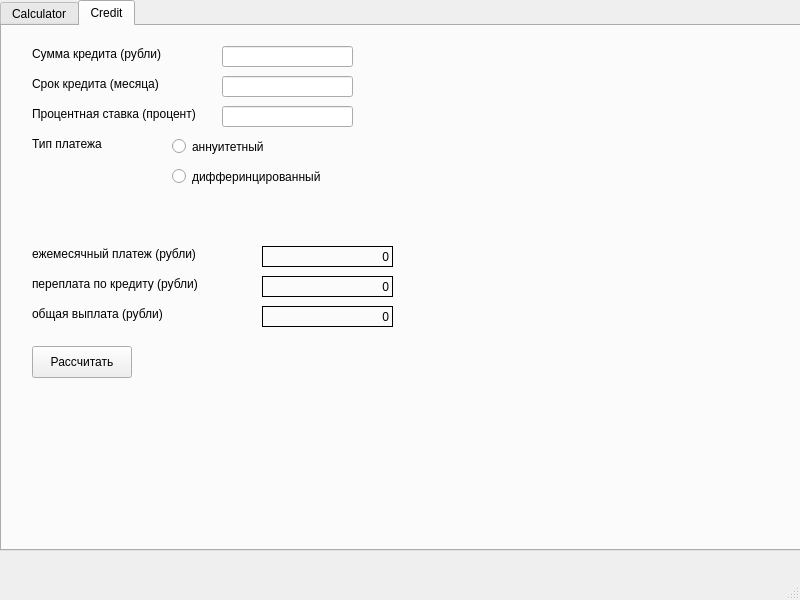
<?xml version="1.0" encoding="UTF-8"?>
<ui version="4.0">
 <class>MainWindow</class>
 <widget class="QMainWindow" name="MainWindow">
  <property name="geometry">
   <rect>
    <x>0</x>
    <y>0</y>
    <width>800</width>
    <height>600</height>
   </rect>
  </property>
  <property name="windowTitle">
   <string>MainWindow</string>
  </property>
  <widget class="QWidget" name="centralwidget">
   <widget class="QTabWidget" name="tabWidget">
    <property name="geometry">
     <rect>
      <x>0</x>
      <y>0</y>
      <width>801</width>
      <height>551</height>
     </rect>
    </property>
    <property name="currentIndex">
     <number>1</number>
    </property>
    <widget class="QWidget" name="calculator">
     <attribute name="title">
      <string>Calculator</string>
     </attribute>
     <widget class="QLabel" name="res_label">
      <property name="enabled">
       <bool>true</bool>
      </property>
      <property name="geometry">
       <rect>
        <x>20</x>
        <y>20</y>
        <width>391</width>
        <height>21</height>
       </rect>
      </property>
      <property name="cursor">
       <cursorShape>ArrowCursor</cursorShape>
      </property>
      <property name="mouseTracking">
       <bool>true</bool>
      </property>
      <property name="acceptDrops">
       <bool>true</bool>
      </property>
      <property name="frameShape">
       <enum>QFrame::Box</enum>
      </property>
      <property name="text">
       <string>0</string>
      </property>
      <property name="alignment">
       <set>Qt::AlignRight|Qt::AlignTrailing|Qt::AlignVCenter</set>
      </property>
     </widget>
     <widget class="QPushButton" name="pushButton_1">
      <property name="enabled">
       <bool>true</bool>
      </property>
      <property name="geometry">
       <rect>
        <x>20</x>
        <y>200</y>
        <width>41</width>
        <height>51</height>
       </rect>
      </property>
      <property name="text">
       <string>1</string>
      </property>
     </widget>
     <widget class="QPushButton" name="pushButton_2">
      <property name="enabled">
       <bool>true</bool>
      </property>
      <property name="geometry">
       <rect>
        <x>70</x>
        <y>200</y>
        <width>41</width>
        <height>51</height>
       </rect>
      </property>
      <property name="text">
       <string>2</string>
      </property>
     </widget>
     <widget class="QPushButton" name="pushButton_3">
      <property name="enabled">
       <bool>true</bool>
      </property>
      <property name="geometry">
       <rect>
        <x>120</x>
        <y>200</y>
        <width>41</width>
        <height>51</height>
       </rect>
      </property>
      <property name="text">
       <string>3</string>
      </property>
     </widget>
     <widget class="QPushButton" name="pushButton_5">
      <property name="enabled">
       <bool>true</bool>
      </property>
      <property name="geometry">
       <rect>
        <x>70</x>
        <y>150</y>
        <width>41</width>
        <height>51</height>
       </rect>
      </property>
      <property name="text">
       <string>5</string>
      </property>
     </widget>
     <widget class="QPushButton" name="pushButton_6">
      <property name="enabled">
       <bool>true</bool>
      </property>
      <property name="geometry">
       <rect>
        <x>120</x>
        <y>150</y>
        <width>41</width>
        <height>51</height>
       </rect>
      </property>
      <property name="text">
       <string>6</string>
      </property>
     </widget>
     <widget class="QPushButton" name="pushButton_4">
      <property name="enabled">
       <bool>true</bool>
      </property>
      <property name="geometry">
       <rect>
        <x>20</x>
        <y>150</y>
        <width>41</width>
        <height>51</height>
       </rect>
      </property>
      <property name="text">
       <string>4</string>
      </property>
     </widget>
     <widget class="QPushButton" name="pushButton_8">
      <property name="enabled">
       <bool>true</bool>
      </property>
      <property name="geometry">
       <rect>
        <x>70</x>
        <y>100</y>
        <width>41</width>
        <height>51</height>
       </rect>
      </property>
      <property name="text">
       <string>8</string>
      </property>
     </widget>
     <widget class="QPushButton" name="pushButton_9">
      <property name="enabled">
       <bool>true</bool>
      </property>
      <property name="geometry">
       <rect>
        <x>120</x>
        <y>100</y>
        <width>41</width>
        <height>51</height>
       </rect>
      </property>
      <property name="text">
       <string>9</string>
      </property>
     </widget>
     <widget class="QPushButton" name="pushButton_7">
      <property name="enabled">
       <bool>true</bool>
      </property>
      <property name="geometry">
       <rect>
        <x>20</x>
        <y>100</y>
        <width>41</width>
        <height>51</height>
       </rect>
      </property>
      <property name="text">
       <string>7</string>
      </property>
     </widget>
     <widget class="QPushButton" name="pushButton_0">
      <property name="enabled">
       <bool>true</bool>
      </property>
      <property name="geometry">
       <rect>
        <x>20</x>
        <y>250</y>
        <width>91</width>
        <height>51</height>
       </rect>
      </property>
      <property name="text">
       <string>0</string>
      </property>
     </widget>
     <widget class="QPushButton" name="pushButton_dot">
      <property name="enabled">
       <bool>true</bool>
      </property>
      <property name="geometry">
       <rect>
        <x>120</x>
        <y>250</y>
        <width>41</width>
        <height>51</height>
       </rect>
      </property>
      <property name="text">
       <string>.</string>
      </property>
     </widget>
     <widget class="QPushButton" name="pushButton_equal">
      <property name="enabled">
       <bool>true</bool>
      </property>
      <property name="geometry">
       <rect>
        <x>170</x>
        <y>250</y>
        <width>41</width>
        <height>51</height>
       </rect>
      </property>
      <property name="text">
       <string>=</string>
      </property>
     </widget>
     <widget class="QPushButton" name="pushButton_plus">
      <property name="enabled">
       <bool>true</bool>
      </property>
      <property name="geometry">
       <rect>
        <x>170</x>
        <y>200</y>
        <width>41</width>
        <height>51</height>
       </rect>
      </property>
      <property name="text">
       <string>+</string>
      </property>
     </widget>
     <widget class="QPushButton" name="pushButton_minus">
      <property name="enabled">
       <bool>true</bool>
      </property>
      <property name="geometry">
       <rect>
        <x>170</x>
        <y>150</y>
        <width>41</width>
        <height>51</height>
       </rect>
      </property>
      <property name="text">
       <string>-</string>
      </property>
     </widget>
     <widget class="QPushButton" name="pushButton_mult">
      <property name="enabled">
       <bool>true</bool>
      </property>
      <property name="geometry">
       <rect>
        <x>170</x>
        <y>100</y>
        <width>41</width>
        <height>51</height>
       </rect>
      </property>
      <property name="text">
       <string>x</string>
      </property>
     </widget>
     <widget class="QPushButton" name="pushButton_div">
      <property name="enabled">
       <bool>true</bool>
      </property>
      <property name="geometry">
       <rect>
        <x>170</x>
        <y>50</y>
        <width>41</width>
        <height>51</height>
       </rect>
      </property>
      <property name="text">
       <string>/</string>
      </property>
     </widget>
     <widget class="QPushButton" name="pushButton_AC">
      <property name="enabled">
       <bool>true</bool>
      </property>
      <property name="geometry">
       <rect>
        <x>20</x>
        <y>50</y>
        <width>141</width>
        <height>51</height>
       </rect>
      </property>
      <property name="text">
       <string>AC</string>
      </property>
     </widget>
     <widget class="QPushButton" name="pushButton_left_br">
      <property name="enabled">
       <bool>true</bool>
      </property>
      <property name="geometry">
       <rect>
        <x>220</x>
        <y>50</y>
        <width>91</width>
        <height>51</height>
       </rect>
      </property>
      <property name="text">
       <string>(</string>
      </property>
     </widget>
     <widget class="QPushButton" name="pushButton_right_br">
      <property name="enabled">
       <bool>true</bool>
      </property>
      <property name="geometry">
       <rect>
        <x>320</x>
        <y>50</y>
        <width>91</width>
        <height>51</height>
       </rect>
      </property>
      <property name="text">
       <string>)</string>
      </property>
     </widget>
     <widget class="QPushButton" name="pushButton_pow">
      <property name="enabled">
       <bool>true</bool>
      </property>
      <property name="geometry">
       <rect>
        <x>370</x>
        <y>150</y>
        <width>41</width>
        <height>51</height>
       </rect>
      </property>
      <property name="text">
       <string>^</string>
      </property>
     </widget>
     <widget class="QPushButton" name="pushButton_log">
      <property name="enabled">
       <bool>true</bool>
      </property>
      <property name="geometry">
       <rect>
        <x>370</x>
        <y>100</y>
        <width>41</width>
        <height>51</height>
       </rect>
      </property>
      <property name="text">
       <string>log</string>
      </property>
     </widget>
     <widget class="QPushButton" name="pushButton_mod">
      <property name="enabled">
       <bool>true</bool>
      </property>
      <property name="geometry">
       <rect>
        <x>220</x>
        <y>100</y>
        <width>41</width>
        <height>51</height>
       </rect>
      </property>
      <property name="text">
       <string>mod</string>
      </property>
     </widget>
     <widget class="QPushButton" name="pushButton_sin">
      <property name="enabled">
       <bool>true</bool>
      </property>
      <property name="geometry">
       <rect>
        <x>220</x>
        <y>150</y>
        <width>91</width>
        <height>51</height>
       </rect>
      </property>
      <property name="text">
       <string>sin</string>
      </property>
     </widget>
     <widget class="QPushButton" name="pushButton_cos">
      <property name="enabled">
       <bool>true</bool>
      </property>
      <property name="geometry">
       <rect>
        <x>220</x>
        <y>200</y>
        <width>91</width>
        <height>51</height>
       </rect>
      </property>
      <property name="text">
       <string>cos</string>
      </property>
     </widget>
     <widget class="QPushButton" name="pushButton_tan">
      <property name="enabled">
       <bool>true</bool>
      </property>
      <property name="geometry">
       <rect>
        <x>220</x>
        <y>250</y>
        <width>91</width>
        <height>51</height>
       </rect>
      </property>
      <property name="text">
       <string>tan</string>
      </property>
     </widget>
     <widget class="QPushButton" name="pushButton_asin">
      <property name="enabled">
       <bool>true</bool>
      </property>
      <property name="geometry">
       <rect>
        <x>320</x>
        <y>150</y>
        <width>41</width>
        <height>51</height>
       </rect>
      </property>
      <property name="text">
       <string>asin</string>
      </property>
     </widget>
     <widget class="QPushButton" name="pushButton_acos">
      <property name="enabled">
       <bool>true</bool>
      </property>
      <property name="geometry">
       <rect>
        <x>320</x>
        <y>200</y>
        <width>41</width>
        <height>51</height>
       </rect>
      </property>
      <property name="text">
       <string>acos</string>
      </property>
     </widget>
     <widget class="QPushButton" name="pushButton_atan">
      <property name="enabled">
       <bool>true</bool>
      </property>
      <property name="geometry">
       <rect>
        <x>320</x>
        <y>250</y>
        <width>41</width>
        <height>51</height>
       </rect>
      </property>
      <property name="text">
       <string>atan</string>
      </property>
     </widget>
     <widget class="QPushButton" name="pushButton_sqrt">
      <property name="enabled">
       <bool>true</bool>
      </property>
      <property name="geometry">
       <rect>
        <x>270</x>
        <y>100</y>
        <width>41</width>
        <height>51</height>
       </rect>
      </property>
      <property name="text">
       <string>sqrt</string>
      </property>
     </widget>
     <widget class="QPushButton" name="pushButton_ln">
      <property name="enabled">
       <bool>true</bool>
      </property>
      <property name="geometry">
       <rect>
        <x>320</x>
        <y>100</y>
        <width>41</width>
        <height>51</height>
       </rect>
      </property>
      <property name="text">
       <string>ln</string>
      </property>
     </widget>
     <widget class="QPushButton" name="pushButton_del_last">
      <property name="enabled">
       <bool>true</bool>
      </property>
      <property name="geometry">
       <rect>
        <x>370</x>
        <y>200</y>
        <width>41</width>
        <height>51</height>
       </rect>
      </property>
      <property name="text">
       <string>&lt;-</string>
      </property>
     </widget>
     <widget class="QPushButton" name="pushButton_x">
      <property name="enabled">
       <bool>true</bool>
      </property>
      <property name="geometry">
       <rect>
        <x>370</x>
        <y>250</y>
        <width>41</width>
        <height>51</height>
       </rect>
      </property>
      <property name="text">
       <string>X</string>
      </property>
     </widget>
     <widget class="QLineEdit" name="lineEdit_Ymax">
      <property name="enabled">
       <bool>true</bool>
      </property>
      <property name="geometry">
       <rect>
        <x>350</x>
        <y>409</y>
        <width>81</width>
        <height>21</height>
       </rect>
      </property>
      <property name="text">
       <string>100</string>
      </property>
     </widget>
     <widget class="QLabel" name="label_ymax">
      <property name="enabled">
       <bool>true</bool>
      </property>
      <property name="geometry">
       <rect>
        <x>289</x>
        <y>409</y>
        <width>52</width>
        <height>21</height>
       </rect>
      </property>
      <property name="text">
       <string>Y max = </string>
      </property>
     </widget>
     <widget class="QLabel" name="label_xmin">
      <property name="enabled">
       <bool>true</bool>
      </property>
      <property name="geometry">
       <rect>
        <x>289</x>
        <y>316</y>
        <width>49</width>
        <height>21</height>
       </rect>
      </property>
      <property name="text">
       <string>X min = </string>
      </property>
     </widget>
     <widget class="QLineEdit" name="lineEdit_Ymin">
      <property name="enabled">
       <bool>true</bool>
      </property>
      <property name="geometry">
       <rect>
        <x>350</x>
        <y>378</y>
        <width>81</width>
        <height>21</height>
       </rect>
      </property>
      <property name="text">
       <string>-100</string>
      </property>
     </widget>
     <widget class="QLabel" name="label_ymin">
      <property name="enabled">
       <bool>true</bool>
      </property>
      <property name="geometry">
       <rect>
        <x>289</x>
        <y>378</y>
        <width>49</width>
        <height>21</height>
       </rect>
      </property>
      <property name="text">
       <string>Y min = </string>
      </property>
     </widget>
     <widget class="QLineEdit" name="lineEdit_Xmax">
      <property name="enabled">
       <bool>true</bool>
      </property>
      <property name="geometry">
       <rect>
        <x>350</x>
        <y>347</y>
        <width>81</width>
        <height>21</height>
       </rect>
      </property>
      <property name="text">
       <string>100</string>
      </property>
     </widget>
     <widget class="QLabel" name="label_h">
      <property name="enabled">
       <bool>true</bool>
      </property>
      <property name="geometry">
       <rect>
        <x>289</x>
        <y>440</y>
        <width>23</width>
        <height>21</height>
       </rect>
      </property>
      <property name="text">
       <string>h = </string>
      </property>
     </widget>
     <widget class="QLineEdit" name="lineEdit_Xmin">
      <property name="enabled">
       <bool>true</bool>
      </property>
      <property name="geometry">
       <rect>
        <x>350</x>
        <y>316</y>
        <width>81</width>
        <height>21</height>
       </rect>
      </property>
      <property name="text">
       <string>-100</string>
      </property>
     </widget>
     <widget class="QLineEdit" name="lineEdit_h">
      <property name="enabled">
       <bool>true</bool>
      </property>
      <property name="geometry">
       <rect>
        <x>350</x>
        <y>440</y>
        <width>58</width>
        <height>21</height>
       </rect>
      </property>
      <property name="text">
       <string>0.01</string>
      </property>
     </widget>
     <widget class="QLabel" name="label_xmax">
      <property name="enabled">
       <bool>true</bool>
      </property>
      <property name="geometry">
       <rect>
        <x>289</x>
        <y>347</y>
        <width>53</width>
        <height>21</height>
       </rect>
      </property>
      <property name="text">
       <string>X max = </string>
      </property>
     </widget>
     <widget class="QLabel" name="label_x">
      <property name="enabled">
       <bool>true</bool>
      </property>
      <property name="geometry">
       <rect>
        <x>19</x>
        <y>310</y>
        <width>49</width>
        <height>21</height>
       </rect>
      </property>
      <property name="text">
       <string>X =</string>
      </property>
     </widget>
     <widget class="QLineEdit" name="lineEdit_X">
      <property name="enabled">
       <bool>true</bool>
      </property>
      <property name="geometry">
       <rect>
        <x>80</x>
        <y>310</y>
        <width>58</width>
        <height>21</height>
       </rect>
      </property>
      <property name="text">
       <string>0</string>
      </property>
     </widget>
     <widget class="QPushButton" name="pushButton_graph">
      <property name="enabled">
       <bool>true</bool>
      </property>
      <property name="geometry">
       <rect>
        <x>20</x>
        <y>340</y>
        <width>141</width>
        <height>51</height>
       </rect>
      </property>
      <property name="text">
       <string>Build a graph</string>
      </property>
     </widget>
     <widget class="QCustomPlot" name="widget" native="true">
      <property name="geometry">
       <rect>
        <x>430</x>
        <y>20</y>
        <width>351</width>
        <height>271</height>
       </rect>
      </property>
     </widget>
    </widget>
    <widget class="QWidget" name="credit">
     <attribute name="title">
      <string>Credit</string>
     </attribute>
     <widget class="QLabel" name="label_credit_sum">
      <property name="geometry">
       <rect>
        <x>30</x>
        <y>20</y>
        <width>171</width>
        <height>16</height>
       </rect>
      </property>
      <property name="text">
       <string>Сумма кредита (рубли)</string>
      </property>
     </widget>
     <widget class="QLineEdit" name="lineEdit_credit_sum">
      <property name="geometry">
       <rect>
        <x>220</x>
        <y>20</y>
        <width>131</width>
        <height>21</height>
       </rect>
      </property>
     </widget>
     <widget class="QLabel" name="label_time">
      <property name="geometry">
       <rect>
        <x>30</x>
        <y>50</y>
        <width>161</width>
        <height>16</height>
       </rect>
      </property>
      <property name="text">
       <string>Срок кредита (месяца)</string>
      </property>
     </widget>
     <widget class="QLineEdit" name="lineEdit_time">
      <property name="geometry">
       <rect>
        <x>220</x>
        <y>50</y>
        <width>131</width>
        <height>21</height>
       </rect>
      </property>
     </widget>
     <widget class="QLabel" name="label_percent">
      <property name="geometry">
       <rect>
        <x>30</x>
        <y>80</y>
        <width>191</width>
        <height>16</height>
       </rect>
      </property>
      <property name="text">
       <string>Процентная ставка (процент)</string>
      </property>
     </widget>
     <widget class="QLineEdit" name="lineEdit_percent">
      <property name="geometry">
       <rect>
        <x>220</x>
        <y>80</y>
        <width>131</width>
        <height>21</height>
       </rect>
      </property>
     </widget>
     <widget class="QLabel" name="label_type">
      <property name="geometry">
       <rect>
        <x>30</x>
        <y>110</y>
        <width>131</width>
        <height>16</height>
       </rect>
      </property>
      <property name="text">
       <string>Тип платежа</string>
      </property>
     </widget>
     <widget class="QRadioButton" name="radioButton_1">
      <property name="geometry">
       <rect>
        <x>170</x>
        <y>110</y>
        <width>131</width>
        <height>21</height>
       </rect>
      </property>
      <property name="text">
       <string>аннуитетный</string>
      </property>
     </widget>
     <widget class="QRadioButton" name="radioButton_2">
      <property name="geometry">
       <rect>
        <x>170</x>
        <y>140</y>
        <width>171</width>
        <height>21</height>
       </rect>
      </property>
      <property name="text">
       <string>дифферинцированный</string>
      </property>
     </widget>
     <widget class="QLabel" name="label_month_pay">
      <property name="geometry">
       <rect>
        <x>30</x>
        <y>220</y>
        <width>191</width>
        <height>16</height>
       </rect>
      </property>
      <property name="text">
       <string>ежемесячный платеж (рубли)</string>
      </property>
     </widget>
     <widget class="QLabel" name="label_overpayment">
      <property name="geometry">
       <rect>
        <x>30</x>
        <y>250</y>
        <width>201</width>
        <height>16</height>
       </rect>
      </property>
      <property name="text">
       <string>переплата по кредиту (рубли)</string>
      </property>
     </widget>
     <widget class="QLabel" name="label_full_pay">
      <property name="geometry">
       <rect>
        <x>30</x>
        <y>280</y>
        <width>191</width>
        <height>16</height>
       </rect>
      </property>
      <property name="text">
       <string>общая выплата (рубли)</string>
      </property>
     </widget>
     <widget class="QLabel" name="res_label_overpayment">
      <property name="enabled">
       <bool>true</bool>
      </property>
      <property name="geometry">
       <rect>
        <x>260</x>
        <y>250</y>
        <width>131</width>
        <height>21</height>
       </rect>
      </property>
      <property name="cursor">
       <cursorShape>ArrowCursor</cursorShape>
      </property>
      <property name="mouseTracking">
       <bool>true</bool>
      </property>
      <property name="acceptDrops">
       <bool>true</bool>
      </property>
      <property name="frameShape">
       <enum>QFrame::Box</enum>
      </property>
      <property name="text">
       <string>0</string>
      </property>
      <property name="alignment">
       <set>Qt::AlignRight|Qt::AlignTrailing|Qt::AlignVCenter</set>
      </property>
     </widget>
     <widget class="QLabel" name="res_label_full_pay">
      <property name="enabled">
       <bool>true</bool>
      </property>
      <property name="geometry">
       <rect>
        <x>260</x>
        <y>280</y>
        <width>131</width>
        <height>21</height>
       </rect>
      </property>
      <property name="cursor">
       <cursorShape>ArrowCursor</cursorShape>
      </property>
      <property name="mouseTracking">
       <bool>true</bool>
      </property>
      <property name="acceptDrops">
       <bool>true</bool>
      </property>
      <property name="frameShape">
       <enum>QFrame::Box</enum>
      </property>
      <property name="text">
       <string>0</string>
      </property>
      <property name="alignment">
       <set>Qt::AlignRight|Qt::AlignTrailing|Qt::AlignVCenter</set>
      </property>
     </widget>
     <widget class="QLabel" name="res_label_month_pay">
      <property name="enabled">
       <bool>true</bool>
      </property>
      <property name="geometry">
       <rect>
        <x>260</x>
        <y>220</y>
        <width>131</width>
        <height>21</height>
       </rect>
      </property>
      <property name="cursor">
       <cursorShape>ArrowCursor</cursorShape>
      </property>
      <property name="mouseTracking">
       <bool>true</bool>
      </property>
      <property name="acceptDrops">
       <bool>true</bool>
      </property>
      <property name="frameShape">
       <enum>QFrame::Box</enum>
      </property>
      <property name="text">
       <string>0</string>
      </property>
      <property name="alignment">
       <set>Qt::AlignRight|Qt::AlignTrailing|Qt::AlignVCenter</set>
      </property>
     </widget>
     <widget class="QPushButton" name="pushButton_calculate_credit">
      <property name="geometry">
       <rect>
        <x>30</x>
        <y>320</y>
        <width>100</width>
        <height>32</height>
       </rect>
      </property>
      <property name="text">
       <string>Рассчитать</string>
      </property>
     </widget>
    </widget>
   </widget>
  </widget>
  <widget class="QMenuBar" name="menubar">
   <property name="geometry">
    <rect>
     <x>0</x>
     <y>0</y>
     <width>800</width>
     <height>22</height>
    </rect>
   </property>
  </widget>
  <widget class="QStatusBar" name="statusbar"/>
 </widget>
 <customwidgets>
  <customwidget>
   <class>QCustomPlot</class>
   <extends>QWidget</extends>
   <header>qcustomplot.h</header>
   <container>1</container>
  </customwidget>
 </customwidgets>
 <resources/>
 <connections/>
</ui>
